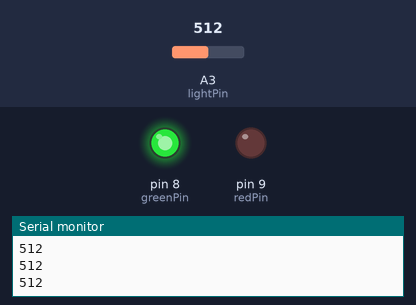
A sketch run on a simulated Arduino Uno, built with avr-gcc and run on an emulated ATmega328P. Parts: output pins drawn as LEDs (lit = HIGH), the last lines printed to the serial monitor. Inputs (shaded band) come from the test bench; at power-on: A3 (lightPin) = 512.

Above: at 1.2 s.
1.3 s: A3 (lightPin) set to 217
2.8 s: A3 (lightPin) set to 185
At 3.2 s:
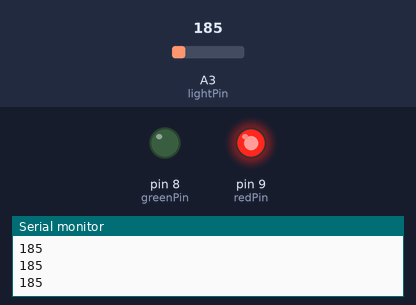
4.3 s: A3 (lightPin) set to 210
At 5.5 s:
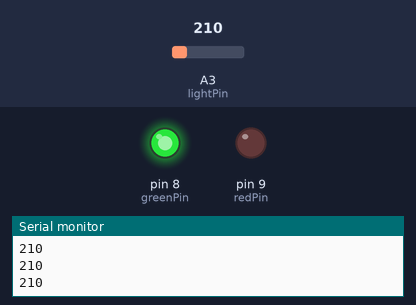
5.8 s: A3 (lightPin) set to 190
At 6.7 s:
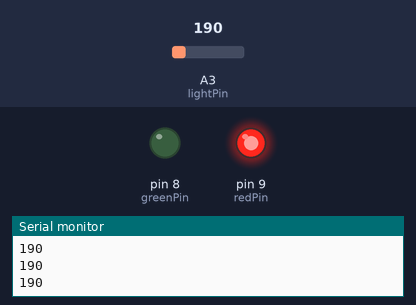
Timing chart, 0 to 8.3 s (numbered marks = the images above; inputs shaded):
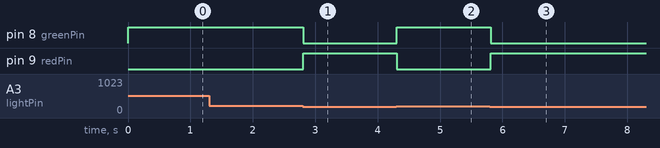

Measured:
- the behaviour switches between 200 and 199 on A3 (lightPin) (found by bisection; images 0 and 1)
- after the input at 2.8 s, pin 8 (greenPin): HIGH → LOW at once; pin 9 (redPin): LOW → HIGH at once
- after the input at 4.3 s, pin 8 (greenPin): LOW → HIGH at once; pin 9 (redPin): HIGH → LOW at once
- after the input at 5.8 s, pin 8 (greenPin): HIGH → LOW at once; pin 9 (redPin): LOW → HIGH at once

The sketch:

photoresistor.ino
```cpp
int lightPin = A3;
int lightVal;
int greenPin = 8;
int redPin = 9;
void setup() {
  // put your setup code here, to run once:
  Serial.begin(9600);
  pinMode(lightVal, INPUT);
  pinMode(greenPin, OUTPUT);
  pinMode(redPin, OUTPUT);

}

void loop() {
  // put your main code here, to run repeatedly:
  lightVal = analogRead(lightPin);
  Serial.println(lightVal);
  if (lightVal >= 200) {
    digitalWrite(greenPin, HIGH);
    digitalWrite(redPin, LOW);
  } else {
    digitalWrite(redPin, HIGH);
    digitalWrite(greenPin, LOW);
  }

}
```
